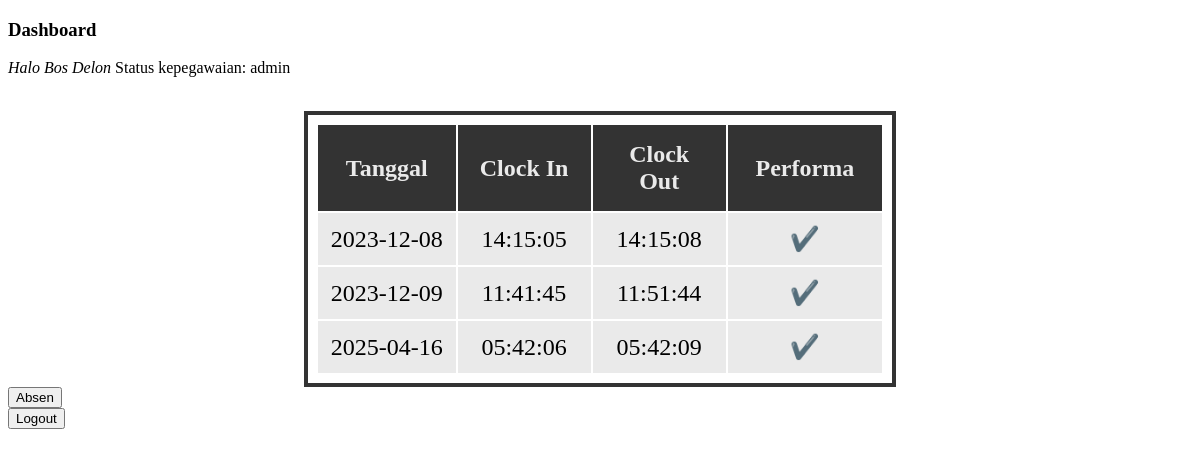
/dashboard/index.php (signed in), run on the app's committed database.
### tables this page shows
CREATE TABLE `absensi` (
  `id` int NOT NULL,
  `user_id` int NOT NULL,
  `tanggal` varchar(255) DEFAULT NULL,
  `jam_masuk` varchar(255) DEFAULT NULL,
  `jam_keluar` varchar(255) DEFAULT NULL
);

### dashboard/absensi.php (the view, shortened to what this page needs)
<table class="table">
    <tr class="tr">
        <th class="th">Tanggal</th>
        <th class="th">Clock In</th>
        <th class="th">Clock Out</th>
        <th class="th">Performa</th>
    </tr>
    <?php
    include("../connection.php");
    $user_id = $_SESSION['user_id'];
    $sql = "SELECT * FROM absensi WHERE user_id='$user_id'";
    $result = $db->query($sql);
    $tanggal = date('Y-m-d');
    while($data = $result->fetch_assoc()) {
        echo "<tr class='tr'>";
        echo "<td class='td'>" . $data['tanggal'] . "</td>";
        echo "<td class='td'>" . $data['jam_masuk'] . "</td>";
        if (empty($data['jam_keluar']) && !empty($data['jam_masuk']) && $data['tanggal'] == $tanggal) {
            echo "<td class='td'>
            <form action='' method='POST'>
                <button name='clockout' type='submit'>keluar</button>
            </form>
            </td>";
        } else {
            echo "<td class='td'>" . $data['jam_keluar'] . "</td>";
        }
        if(!empty($data['jam_masuk']) && !empty($data['jam_keluar'])) {
            echo "<td class='td'>✔️</td>";
        } else {
        echo "<td class='td'>❌</td>";
        }
        echo "</tr>";
    }
    ?>
</table>
<form action="action.php" method="POST">
    <button name="absen" type="submit">Absen</button>
</form>

### dashboard/style-dashboard.css (style rules this page uses)
.table { border: 4px solid #333; padding: 8px; font-size: 24px; width: 50%; margin: 0 auto; }
.tr { background-color: #333; color: #eaeaea; text-align: center; }
.th { padding: 16px; width: 10%; }
.td { background-color: #eaeaea; color: black; padding: 12px; }

### data on the page
absensi: tanggal "2023-12-08", jam_masuk "14:15:05", jam_keluar "14:15:08"
absensi: tanggal "2023-12-09", jam_masuk "11:41:45", jam_keluar "11:51:44"
absensi: tanggal "2025-04-16", jam_masuk "05:42:06", jam_keluar "05:42:09"

### other printed values
$nama_lengkap "Bos Delon"
$role "admin"
